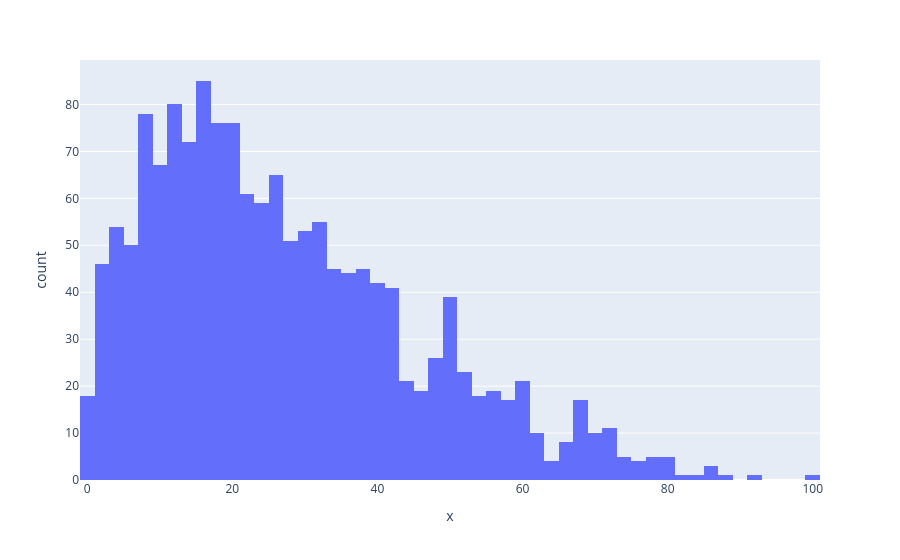

The cell this chart's notebook holds for it:
### Code cell
# import matplotlib.pyplot as plt 
# import plotly
# import plotly.graph_objects as go
# import plotly.express as px
# import plotly.io as pio

# fig = px.histogram(x = final_frame['LowIncome_Percent'])
# fig.show()

### Figure 1 — Plotly figure (JSON) as saved in the notebook; plotly's stock layout.template omitted (floating-point values rounded to 4 significant figures; data arrays with more than 128 entries replaced by an {"elided": "..."} marker saying what was removed)
{"data": [{"alignmentgroup": "True", "bingroup": "x", "hovertemplate": "x=%{x}<br>count=%{y}<extra></extra>", "legendgroup": "", "marker": {"color": "#636efa", "pattern": {"shape": ""}}, "name": "", "offsetgroup": "", "orientation": "v", "showlegend": false, "type": "histogram", "x": {"elided": "1553 float values"}, "xaxis": "x", "yaxis": "y"}], "layout": {"barmode": "relative", "legend": {"tracegroupgap": 0}, "margin": {"t": 60}, "xaxis": {"anchor": "y", "domain": [0, 1], "title": {"text": "x"}}, "yaxis": {"anchor": "x", "domain": [0, 1], "title": {"text": "count"}}}}
